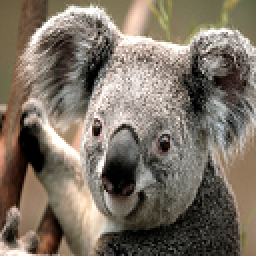
#> input picture q-8 Max pooling/Koala_small.bmp, 128 x 128 px (shown 2 times larger)
$ python q-8.py   (older library calls are emulated)
#> lines starting #> are read from the running program, lines starting #| are printed output that depends on the picture
#> further down, img is the input picture: shape (128, 128, 3); mean B, G, R 101, 113.7, 124.4


import cv2
import numpy as np

def ave(img , p_s = 8):
#> called with p_s = 8
    res = img.copy()
    h, w, c = img.shape
#> h = 128; w = 128; c = 3
    w_p = int(w/(p_s))
#> w_p = 16
    h_p = int(h/(p_s))
#> h_p = 16

    for m in range(h_p):
        for n in range(w_p):
            for C in range(c):
                res[m*p_s : m*p_s + p_s , n*p_s : n*p_s + p_s , C] = np.max(img[m*p_s : m*p_s + p_s , n*p_s : n*p_s + p_s , C].astype(np.int))
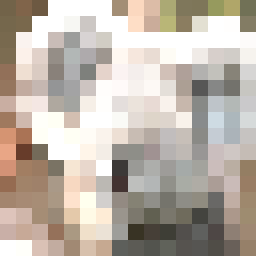
#> res: shape (128, 128, 3) (shown 2 times larger); mean B, G, R 168.3, 178.5, 188.3
    return res

img = cv2.imread("Koala_small.bmp")
result = ave(img)


cv2.imwrite("answer.bmp", result)
cv2.imshow("result", result)
cv2.waitKey(0)
#> (the run stopped early here; a loop or call above may not have finished)
